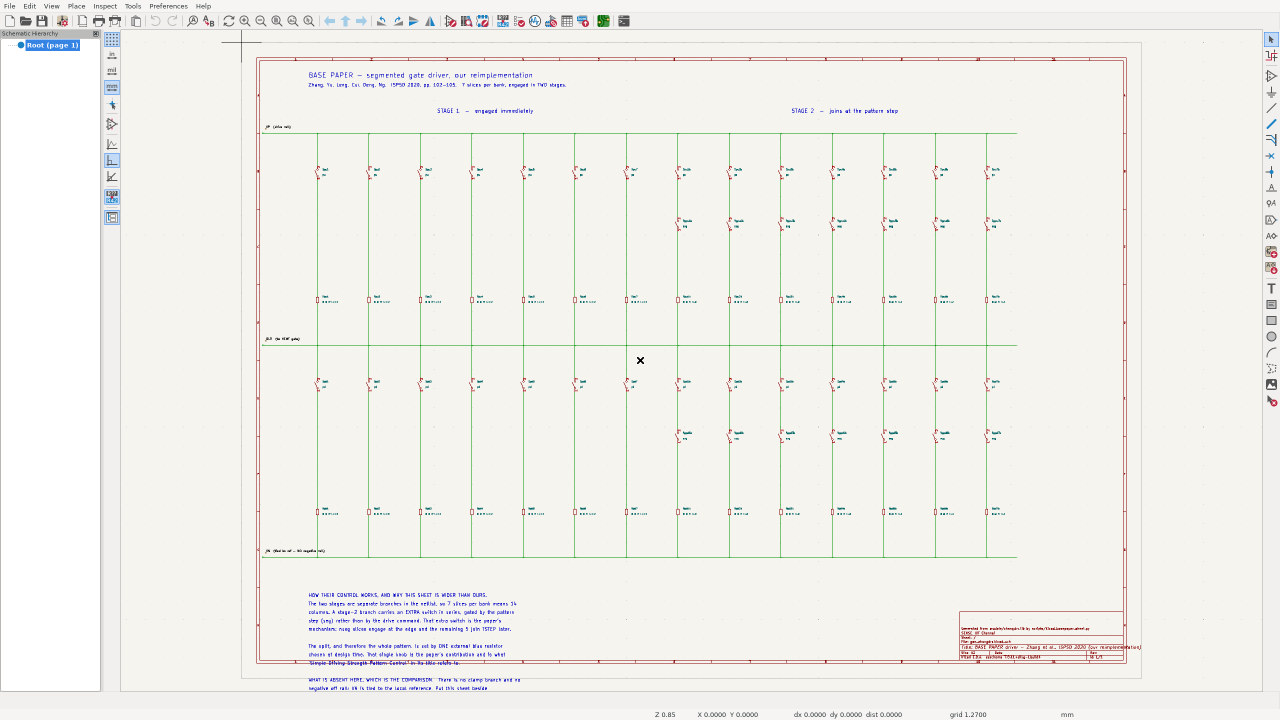
#> input picture results/kicad_zhangdrv.png, 2560 x 1440 px (shown at 1/2 size)
$ python schematic_pair.py
#> lines starting #> are read from the running program, lines starting #| are printed output that depends on the picture; after the words box and inside, x2 and y2 are one past the last pixel; in counts of white or black regions, pixels touching at a corner belong together
# -*- coding: utf-8 -*-
"""schematic_pair.py -- the two gate driver sheets, side by side, unedited.

    python3 scripts/schematic_pair.py

Writes results/fig_schematics_pair.png.

The novelty figure (scripts/novelty_circuit.py) crops both sheets down to the
part that differs and rings it. That answers "where is the difference" and is
the right figure for that question, but it is a crop: a reviewer cannot see
what else is on either sheet, and cropping is exactly where a comparison can
be made to flatter one side.

This figure is the other half of that answer -- both sheets whole, at the
same scale, nothing ringed and nothing removed. It is deliberately plain, so
that anything it appears to show can be checked against the .kicad_sch files
it names.

Both captures come from scripts/record_kicad.py, which opens the real
eeschema on a virtual display and photographs the window, so neither is a
redrawing.
"""
import os
import sys

import numpy as np
from PIL import Image, ImageDraw, ImageFont

HERE = os.path.dirname(os.path.abspath(__file__))
ROOT = os.path.dirname(HERE)
RES = os.path.join(ROOT, "results")

PANELS = [
    ("kicad_zhangdrv.png", u"BASE PAPER",
     u"kicad/gan_zhangdrv.kicad_sch", (0x1F, 0x3A, 0x5F)),
    ("kicad_segdrv.png", u"OURS",
     u"kicad/gan_segdrv.kicad_sch", (0x0B, 0x5C, 0x36)),
]

BAR = 130           # height of the label strip over each sheet
GAP = 40            # between the two panels
PAD = 28
RULE = (0xC8, 0xC8, 0xC8)


# eeschema paints its drawing area one flat colour and its toolbars another.
# Cropping to that colour drops the menus, the two tool rails and the status
# bar, which is most of the frame: the sheets themselves are what the slide
# is for, and at 12 in wide the chrome was costing about a third of the width
# they could have had.
CANVAS = np.array([245, 244, 239])


def canvas_box(im):
    """The drawing area of an eeschema window, found rather than assumed."""
    a = np.asarray(im.convert("RGB")).astype(int)
    m = np.abs(a - CANVAS).max(axis=2) <= 3
    xs = np.where(m.mean(axis=0) > 0.5)[0]
    ys = np.where(m.mean(axis=1) > 0.5)[0]
    if xs.size == 0 or ys.size == 0:
        return (0, 0, im.width, im.height)      # not a window we recognise
    box = (int(xs.min()), int(ys.min()), int(xs.max()) + 1, int(ys.max()) + 1)
    # A crop that keeps almost nothing means the detection was wrong, and a
    # sliver of a schematic on a slide is worse than the whole window.
    if (box[2] - box[0]) < im.width * 0.4 or (box[3] - box[1]) < im.height * 0.4:
        return (0, 0, im.width, im.height)
    return box


def font(size, bold=False):
    for path in ("/usr/share/fonts/truetype/dejavu/DejaVuSans%s.ttf"
                 % ("-Bold" if bold else ""),
                 "/usr/share/fonts/truetype/liberation/LiberationSans%s.ttf"
                 % ("-Bold" if bold else "-Regular")):
        if os.path.exists(path):
            return ImageFont.truetype(path, size)
    return ImageFont.load_default()


def main():
    sheets = []
    for name, _, _, _ in PANELS:
        path = os.path.join(RES, name)
        if not os.path.exists(path):
            raise SystemExit("missing %s -- run scripts/record_kicad.py" % path)
        im = Image.open(path).convert("RGB")
#> im is the input picture: PIL image 2560x1440 RGB; mean R, G, B 241.4, 240.6, 236.5
        sheets.append(im.crop(canvas_box(im)))
#> in canvas_box, `m = np.abs(a - CANVAS).max(axis=2) <= 3`:
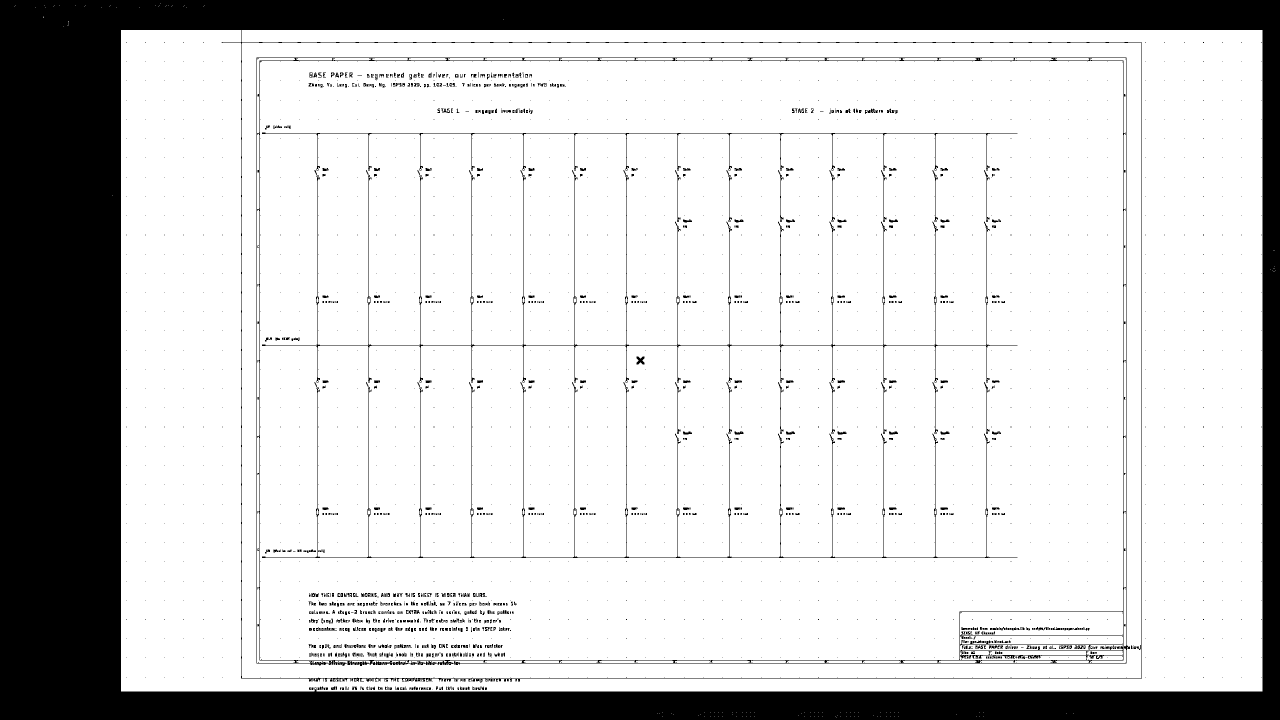
#> m: shape (1440, 2560) bool (shown at 1/2 size); 80% white; 3100 black regions (2585 under 20 px), largest, box (x1, y1, x2, y2) and area: (0, 0, 2560, 1440) 673644, (513, 115, 2260, 1332) 16278, (524, 340, 2035, 765) 8313
#> in canvas_box, `xs = np.where(m.mean(axis=0) > 0.5)[0]`: xs = 2263 values from 242 to 2524
#> in canvas_box, `ys = np.where(m.mean(axis=1) > 0.5)[0]`: ys = 1314 values from 60 to 1382
#> in canvas_box, `box = (int(xs.min()), int(ys.min()), int(xs.max()) + 1, int(ys.max()) ..`: box = (242, 60, 2525, 1383)
#> pass 2 of the loop in main, `for name, _, _, _ in PANELS:`:
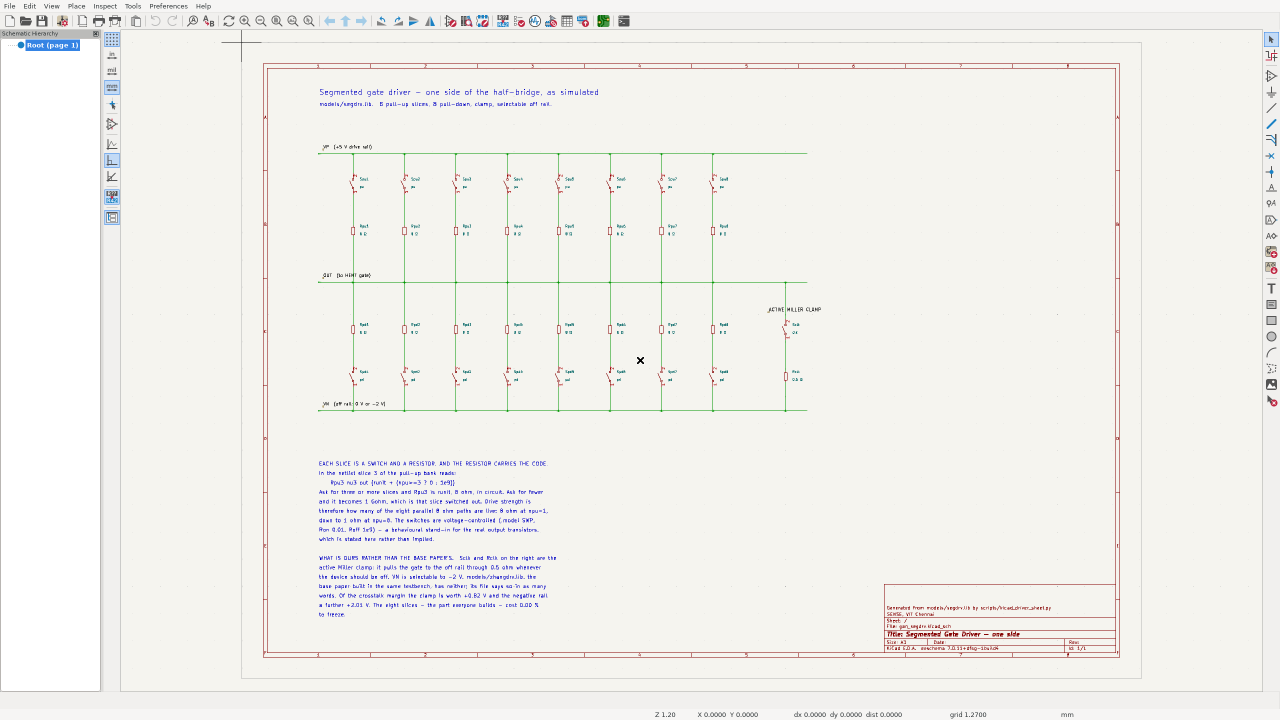
#> input picture results/kicad_segdrv.png, 2560 x 1440 px (shown at 1/2 size)
#> in main, im is the input picture: PIL image 2560x1440 RGB; mean R, G, B 241.9, 240.7, 237.1
#> in canvas_box (call 2), `m = np.abs(a - CANVAS).max(axis=2) <= 3`:
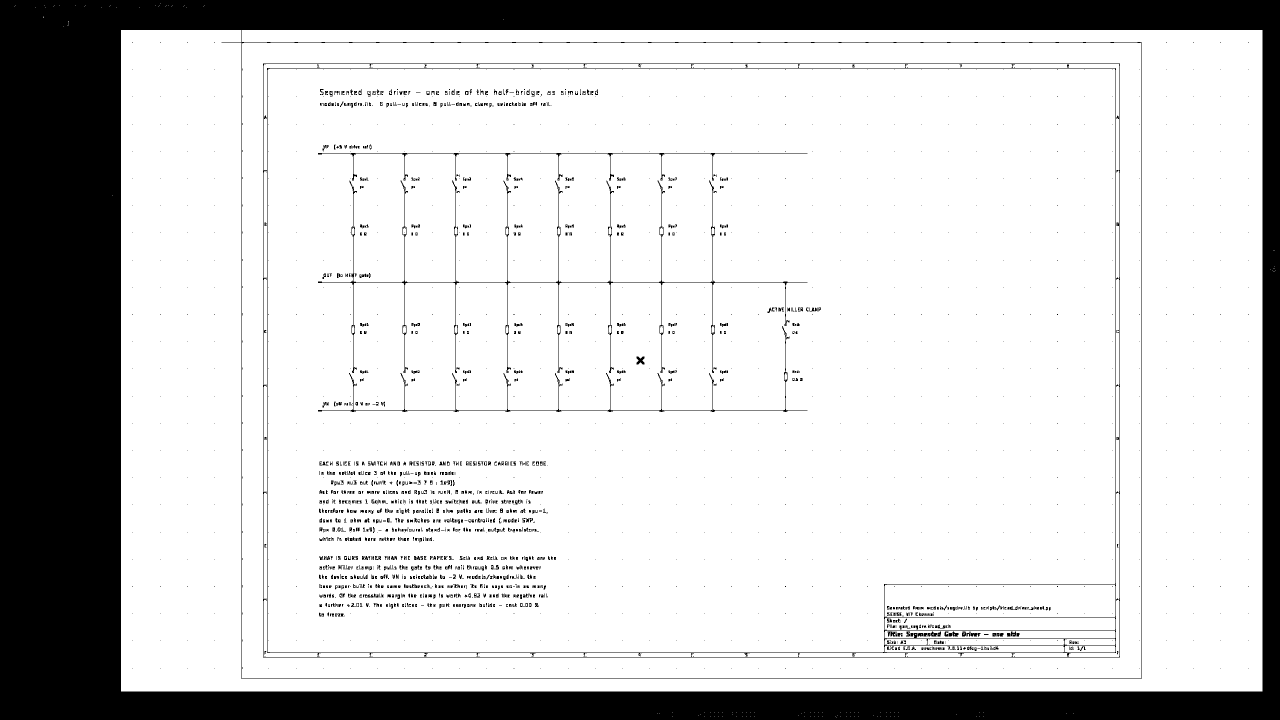
#> m: shape (1440, 2560) bool (shown at 1/2 size); 80.3% white; 2454 black regions (1715 under 20 px), largest, box (x1, y1, x2, y2) and area: (0, 0, 2560, 1440) 672392, (526, 127, 2240, 1315) 14755, (636, 361, 1615, 746) 5774
#> xs = 2277 values from 242 to 2524
#> ys = 1317 values from 60 to 1382

    w = max(s.width for s in sheets)
#> w = 2283
    h = max(s.height for s in sheets)
#> h = 1323
    W = PAD * 2 + w * 2 + GAP
#> W = 4662
    H = PAD * 2 + BAR + h
#> H = 1509

    out = Image.new("RGB", (W, H), "white")
#> out: PIL image 4662x1509 RGB; every value is 255
    d = ImageDraw.Draw(out)
    f_big, f_small = font(62, True), font(40)

    for i, (sheet, (_, who, path, colour)) in enumerate(zip(sheets, PANELS)):
        x = PAD + i * (w + GAP)
        d.rectangle([x, PAD, x + w, PAD + BAR], fill=colour)
        d.text((x + 26, PAD + 18), who, font=f_big, fill="white")
        tw = d.textlength(path, font=f_small)
        d.text((x + w - tw - 26, PAD + 40), path, font=f_small,
               fill=(0xDD, 0xDD, 0xDD))
        out.paste(sheet, (x, PAD + BAR))
        d.rectangle([x, PAD, x + w, PAD + BAR + sheet.height],
                    outline=RULE, width=3)
#> this loop made 2 passes
#> (who, path, colour, x, tw) on passes 1 to 2: ('BASE PAPER', 'kicad/gan_zhangdrv.kicad_sch', (31, 58, 95), 28, 606.1), ('OURS', 'kicad/gan_segdrv.kicad_sch', (11, 92, 54), 2351, 555.3)
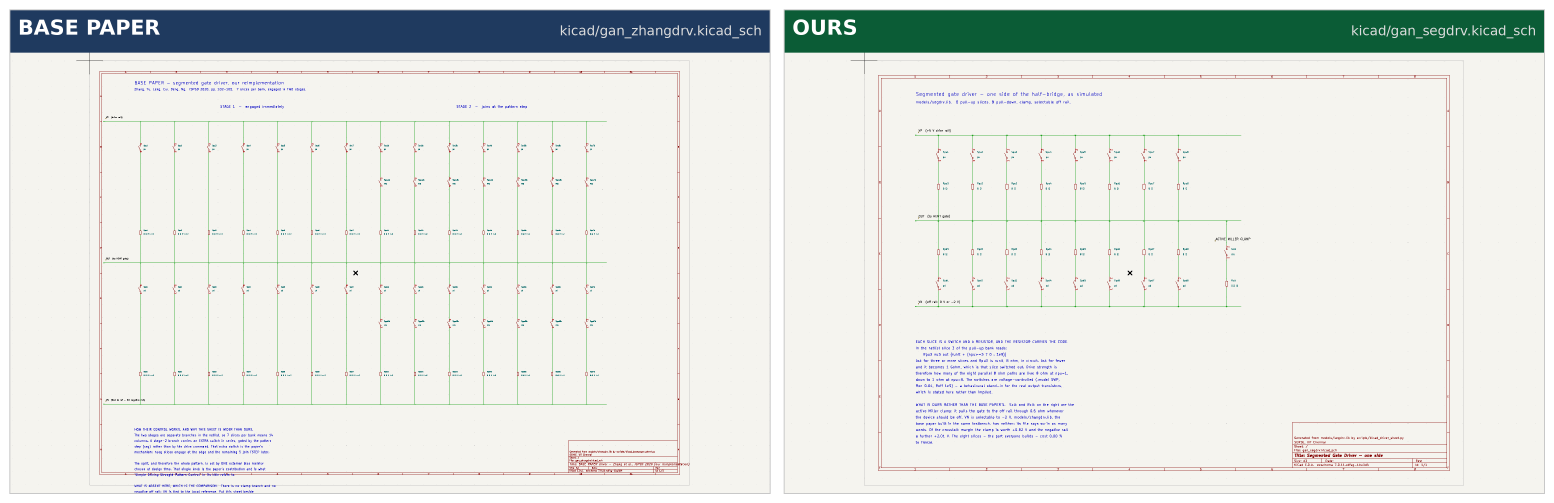
#> out: PIL image 4662x1509 RGB (shown at 1/3 size); mean R, G, B 224.9, 228.2, 224.1

    dest = os.path.join(RES, "fig_schematics_pair.png")
    out.save(dest)

    # A capture that failed leaves a black or blank frame, and a blank frame
    # on a slide is worse than no slide. Refuse to ship one.
    grey = np.asarray(out.convert("L"))
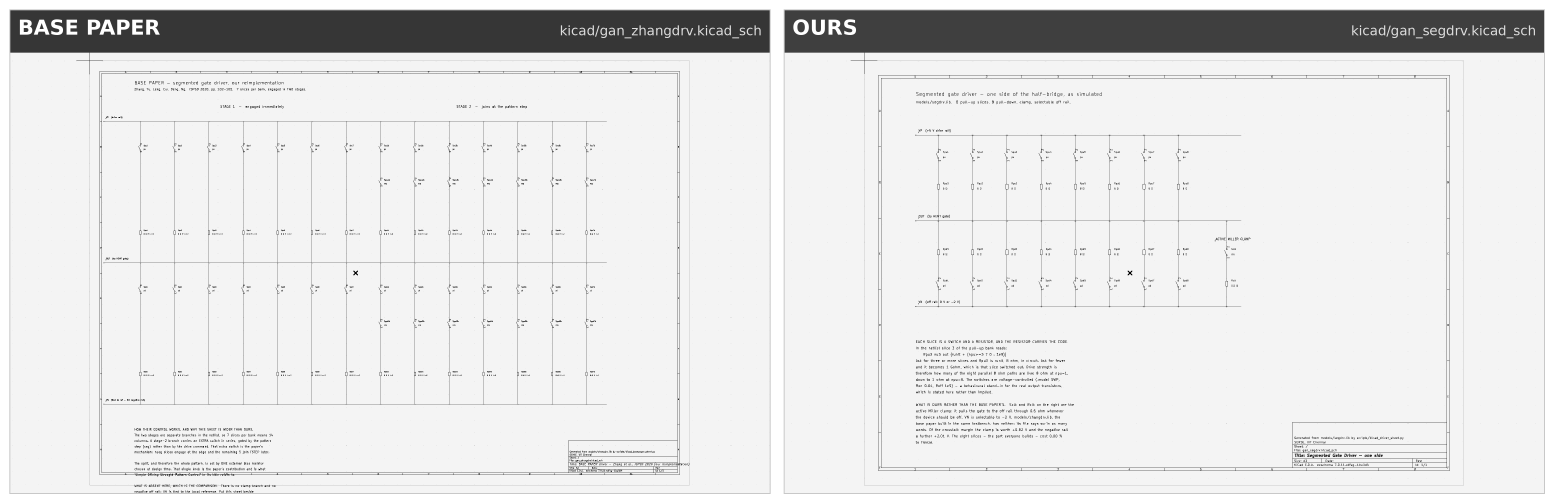
#> grey: shape (1509, 4662) (shown at 1/3 size); min 0, max 255, mean 226.9
    mean = float(grey.mean())
#> mean = 226.9
    if not 60 < mean < 250:
        raise SystemExit("%s: mean luminance %.0f -- capture looks wrong"
                         % (dest, mean))
    print("wrote %s  %dx%d  mean luminance %.0f"
          % (os.path.relpath(dest, ROOT), out.width, out.height, mean))
#| wrote results/fig_schematics_pair.png  4662x1509  mean luminance 227


if __name__ == "__main__":
    sys.exit(main())
#> (the program exits here)
